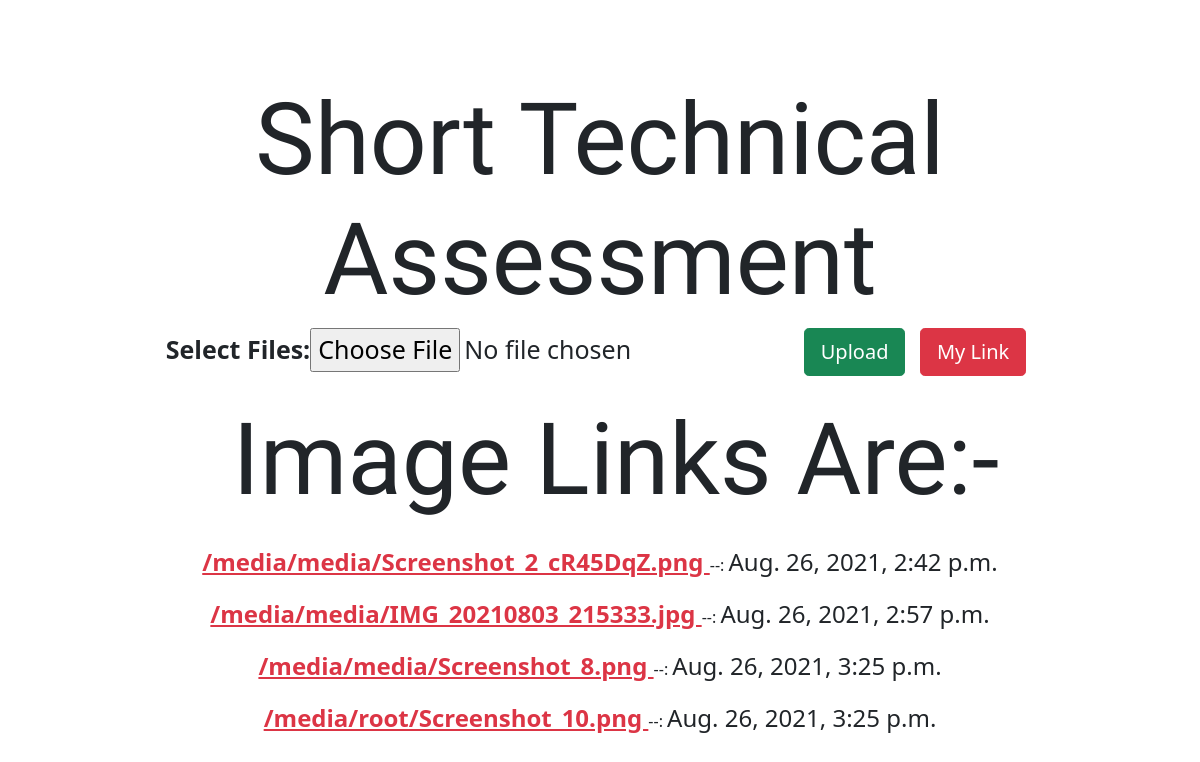
The page / on the database its author committed.
### Home/models.py (models this page shows)
class Image(models.Model):
     photo=models.ImageField(upload_to="root")
     date = models.DateTimeField(auto_now_add=True)

### Home/views.py (the view)
# urls.py: path("", views.services),
def services(request):
    if request.method == 'POST':
        form = ImageForm(request.POST, request.FILES)
        if form.is_valid():
            form.save()
    form = ImageForm()
    img = Image.objects.all()
    return render(request, 'core/index.html',{'img':img,'form':form})

### Home/forms.py
class ImageForm(forms.ModelForm):
    class Meta:
        model = Image
        fields = '__all__'
        labels = {'photo':'Select Files'}

### Home/templates/core/index.html (shortened to what this page needs)
<!DOCTYPE html>
{% load static %}
<html>
  <head>
    <link
      href="https://cdn.jsdelivr.net/npm/bootstrap@5.1.0/dist/css/bootstrap.min.css"
      rel="stylesheet"
    />
    <link
      rel="stylesheet"
      href="https://cdnjs.cloudflare.com/ajax/libs/font-awesome/4.7.0/css/font-awesome.min.css"
    />
    <link
      rel="stylesheet"
      href="https://cdnjs.cloudflare.com/ajax/libs/font-awesome/4.7.0/css/font-awesome.min.css"
    />
    <link rel="stylesheet" href="{% static "css/style.css" %}">
  </head>
  <body>
    <div class="container">
      <div class="lex col text-center">
        <h2>Short Technical Assessment</h2>
      </div>
      <div class="text-center">
        <form action="" method="post" class="forms" enctype="multipart/form-data">
          {% csrf_token %} {{form}}
          <input type="submit" class="btn btn-lg btn-success" value="Upload" />
          <a href="links" class="btn mx-2 btn-lg btn-danger" target="_blank">My Link</a>
        </form>
      </div>
      <div class="row text-center">
      <h1 class="mx-3 my-4"> Image Links Are:- </h1>
        {% for x in img %}
      <p>  <a class="text-danger my-2 fs-4 fw-bold" href="{{x.photo.url}}" target="_blank"> {{x.photo.url}} </a> --:  <small class="fs-4 fw-italic"> {{x.date}}</small></p>
        {% endfor %}
      </div>
    </div>
  </body>
</html>

### Home/static/css/style.css (style rules this page uses)
body { background-image:url("http://unblast.com/wp-content/uploads/2020/05/Light-Wood-Background-Texture-5.jpg");; }
h1,h2 { font-family: 'Cookie', cursive; font-size: 100px; }
.lex { margin-top: 80px; }
.forms { font-size: 25px; font-weight: bold; }

### rows shown on the page
Image: photo "/media/media/Screenshot_2_cR45DqZ.png", date "Aug. 26, 2021, 2:42 p.m."
Image: photo "/media/media/IMG_20210803_215333.jpg", date "Aug. 26, 2021, 2:57 p.m."
Image: photo "/media/media/Screenshot_8.png", date "Aug. 26, 2021, 3:25 p.m."
Image: photo "/media/root/Screenshot_10.png", date "Aug. 26, 2021, 3:25 p.m."
